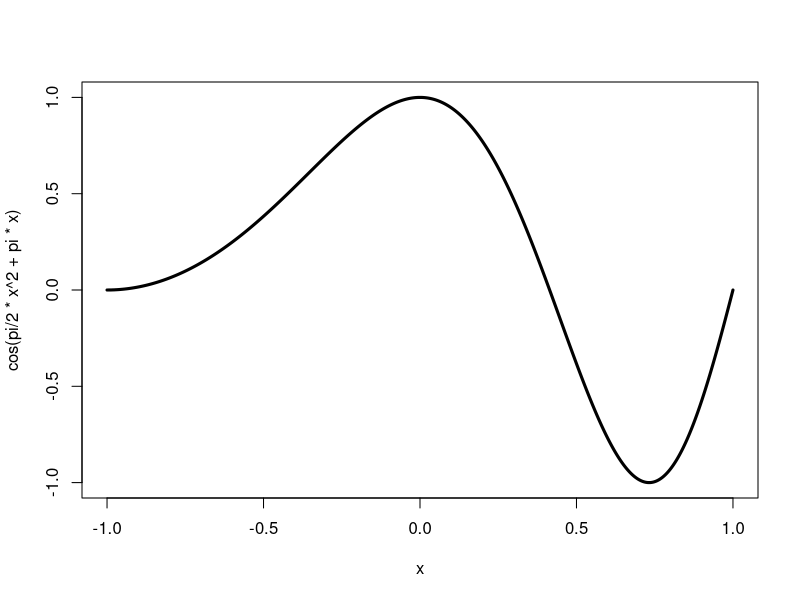

Recreate this plot in R.
## ---- chunk 1
#compute the norm of f
f = function(x){x^2} #actually f^2
integrate(f, -1, 1)
sqrt(2/3)

#Compute norm of g
g = function(x){x^6} #actually g^2
integrate(g, -1, 1)
sqrt(0.28571428571428569843) 

fg = function(x){x^4}
integrate(fg, -1, 1)

acos(.4000000000000000222 / (0.81649658092772603446*0.53452248382484879308))
## ---- chunk 2
g1 = function(x){x/sqrt(2/3)}
g1sqrd = function(x){(3/2)*x^2}

integrate(g1sqrd, -1, 1) #Computes the norm
## ---- chunk 3

## ---- chunk 4
x=seq(-1,1,length=1000)
plot(x,cos(pi/2*x^2+pi*x),type='l',lwd=3)
